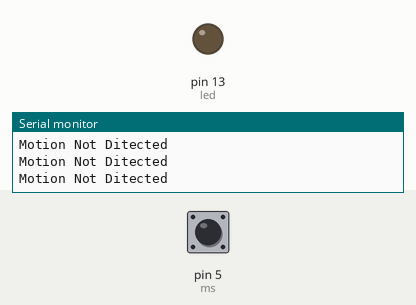
The sketch below on a simulated Arduino Uno, built with avr-gcc and run on an emulated ATmega328P. Shown: output pins drawn as LEDs (lit = HIGH), the last lines printed to the serial monitor. Dashed ring = blinking. Inputs (shaded band) come from the test bench; at power-on: pin 5 (ms) LOW.

Above: at 1.2 s.
1.3 s: pin 5 (ms) driven HIGH
At 2.0 s:
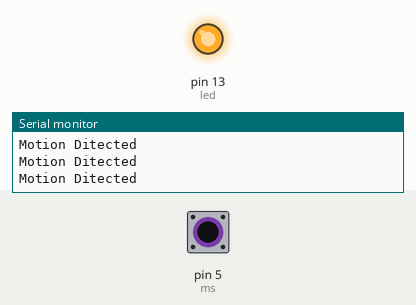
2.8 s: pin 5 (ms) driven LOW
At 3.4 s:
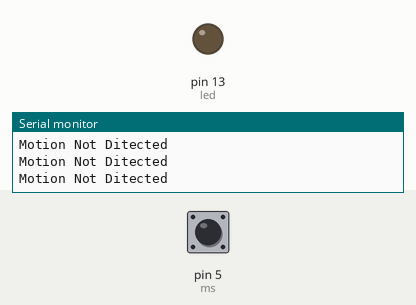
5.8 s: pin 5 (ms) pulsed HIGH 2 times (0.12 s each, 0.3 s apart)
At 6.16 s:
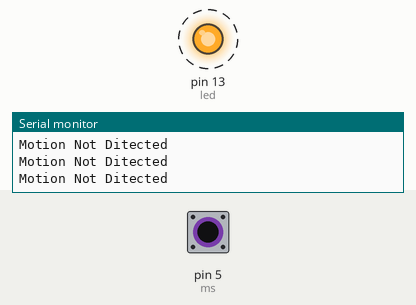
9.4 s: pin 5 (ms) pulsed HIGH 5 times (0.12 s each, 0.3 s apart)
At 11.6 s:
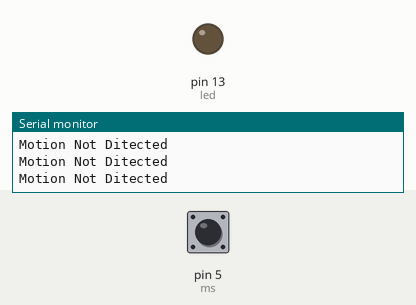
Timing chart, 0 to 13.1 s (numbered marks = the images above; inputs shaded):
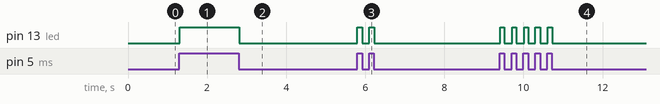

Measured:
- after the input at 1.3 s, pin 13 (led): LOW → HIGH at once
- after the input at 2.8 s, pin 13 (led): HIGH → LOW at once
- after the input at 5.8 s, pin 13 (led): alternates HIGH for 0.12 s and LOW for 0.17 s, 4 changes in all, then stays LOW, starting at once
- after the input at 9.4 s, pin 13 (led): alternates HIGH for 0.11 s and LOW for 0.20 s, 10 changes in all, then stays LOW, starting at once

The sketch:

14.PIR_jul31.ino
```cpp
int led = 13;
int ms = 5;

void setup() {
  pinMode(led, OUTPUT);
  pinMode(ms, INPUT);
  Serial.begin(9600);
}

void loop() {
  int data = digitalRead(ms);

  if(data == 1)
  {
    digitalWrite(led, HIGH);
    Serial.println("Motion Ditected");
  }
  else
  {
    digitalWrite(led, LOW);
    Serial.println("Motion Not Ditected");
  }
}
```
